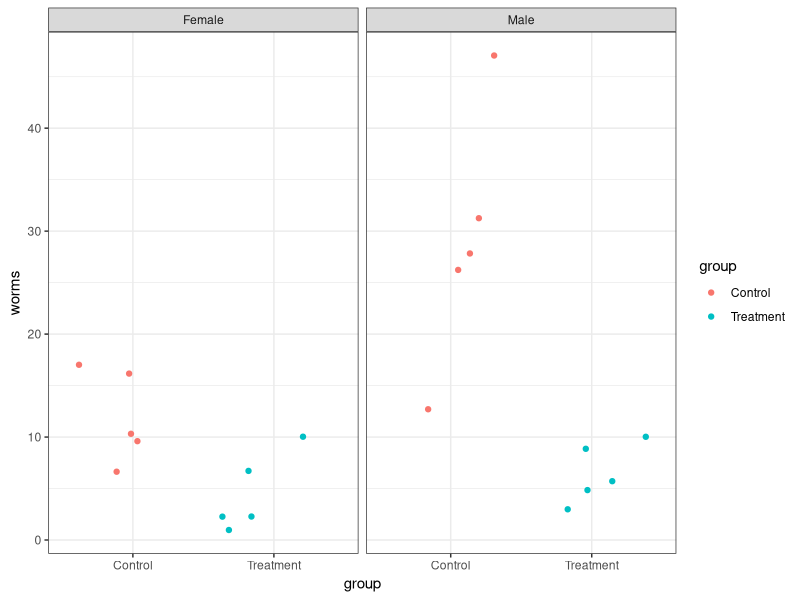

R code for this plot:
gender <- c(rep("Female", 10), rep("Male", 10)) 
group <- rep(rep(c("Treatment", "Control"), each = 5), 2)
worms <- c(1, 2, 2, 10, 7, 16, 10, 10, 7, 17, 3, 5, 9, 10, 6, 31, 26, 28, 13, 47)
schis <- data.frame(gender, group, worms)
rm(gender, group, worms)
head(schis, n = 3)

schis

library(ggplot2)
p <- ggplot(data = schis, aes(group, worms)) + 
  geom_point(position = "jitter", aes(color = group)) + 
  facet_grid(. ~ gender) + 
  theme_bw()
p

# Classical approach with order()
with(data = schis, 
     schis[order(gender, group, worms),]
)

# Tidyverse Approach
library(dplyr)
schis <- schis %>%
  arrange(gender, group, worms)
schis

with(data = schis, 
     tapply(worms, list(gender, group), median)    
)


with(data = schis, 
     tapply(worms, list(gender, group), mean)   
)

with(data = schis, 
     tapply(worms, list(gender, group), sd)    
)

# Tidyverse Approach
schis %>%
  group_by(gender, group) %>%
  summarize(Md = median(worms), Mean = mean(worms), SD = sd(worms), N = n())

